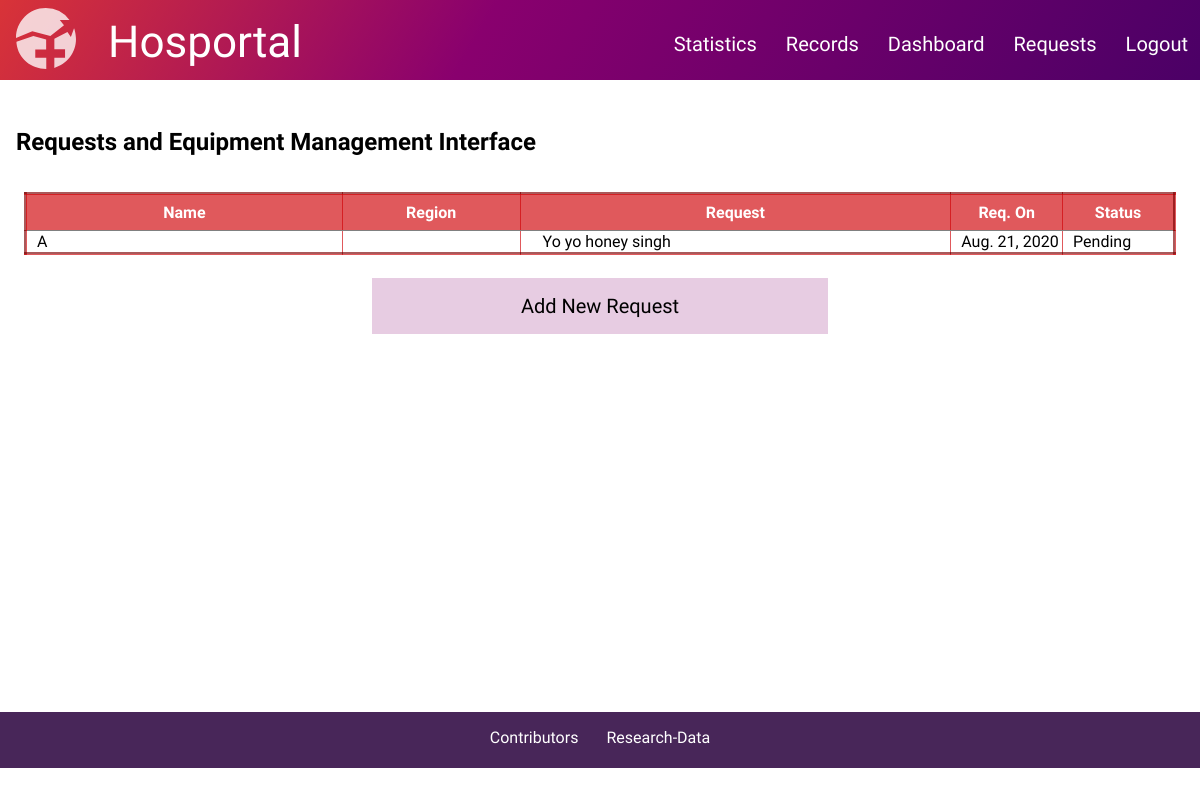
Screenshot of /requests/all/ (signed in) with the database file from the repository.
### central/models.py (models this page shows, shortened)
class Inventory_Mng(models.Model):
    uuid = models.UUIDField(default=uuid4)
    choice = [
        ("Pending","Pending"),
        ("Solved","Solved")
    ]
    sender = models.UUIDField()
    date = models.DateField()
    message = models.TextField(max_length=200)
    status = models.CharField(default="Pending", choices=choice, max_length=10)

class Hospital_Records(models.Model):
    id = models.UUIDField(primary_key=True, default=uuid4)
    name = models.CharField(max_length=20, default='None')
    address = models.TextField()
    email = models.EmailField(default='test@example.com')
    contact = models.CharField(default='0123456789', max_length=10, validators=[RegexValidator(r'^\d{1,10}$')])
    region = models.CharField(default='', max_length=20)
    country = models.CharField(default='India', max_length=20)
    bed_capacity = models.CharField(default='0,0,0', max_length=20)
    available = models.CharField(default='0,0,0', max_length=20)
    ctotal = models.IntegerField(default=0)
    crecovered = models.IntegerField(default=0)
    cfatalities = models.IntegerField(default=0)
    ventilator = models.PositiveIntegerField(default=10)
    ppe = models.PositiveIntegerField(default=0)
    blood = models.CharField(default='0,0,0,0,0,0,0,0', max_length=40)

### central/views.py (the view)
# urls.py: path('requests/all/', views.All_Requests.as_view(), name='all_req'),
class All_Requests(generic.ListView):
    model=Inventory_Mng
    template_name='all_requests.html'
    context_object_name = "object"

### central/templatetags/customfilter.py (called while the page is built)
@register.filter
def safe(value):
    return Hospital_Records.objects.get(id=value).name

@register.filter
def region(value):
    return Hospital_Records.objects.get(id=value).region

@register.filter
def safefont(value):
    return str(value)[:50]

### templates/all_requests.html (shortened to what this page needs)
{%extends 'base.html'%}
{%load customfilter%}
{%load static%}
{%block link%}
    <link rel="stylesheet" href="{%static 'style/h_details.css'%}?v=1.7">
{%endblock link%}
{%block content%}
    <div id="head_container">
        <h3 id = "r_head">
        Requests and Equipment Management Interface
        </h3>
    </div>
    <div id="table_container">
        {%if object%}
        <table id="issuetable"  border="1">
            <tr class="theader">
                <th style="width:26%;">
                    Name
                </th>
                <th style="width:14%;">
                    Region
                </th>
                <th style="width:36%;">
                    Request
                </th>
                <th>
                    Req. On
                </th>
                <th>
                    Status
                </th>
            </tr>
            {%for i in object%}
                    <tr>
                        <td>
                            {{i.sender|safe}}
                        </td>
                        <td>
                        </td>
                        <td>
                            <div id="view_link">
                                <a href="{%url 'req_detail' i.uuid %}">
                                    {{i.message|safefont}}
                                </a>
                            </div>
                        </td>
                        <td>
                            {{i.date}}
                        </td>
                        <td>
                            {{i.status}}
                        </td>
                    </tr>
            {%endfor%}
        </table>
    <div id="add_request">
        <a href="{%url 'add_req'%}"> <div class="btn">Add New Request </div></a>
    </div>
        {%else%}
            All Clear. Nothing to show
        {%endif%}
    </div>
{%endblock content%}

### static/style/basestyle.css (style rules this page uses)
body { margin: 0; font-size: 2vh; font-family: Overpass, Oxygen, sans-serif; min-height: 100vh; box-sizing: border-box; }
a { text-decoration: none; color: inherit; margin: 1vw; }

### static/style/h_details.css (style rules this page uses)
#basic, #dynamic, { padding-left: 2vh; }
#head_container { padding-left: 2vh; }
#r_head { font-size: 3vh; }
#add_request { text-align: center; align-content: center; padding-left: 30%; padding-right: 30%; }
.btn { background-color: rgba(137,0,110,0.2); border: none; padding: 16px 32px; font-size: 2.5vh; margin: 4px 2px; transition: 0.4s; }
#table_container { padding: 1vw; text-align: center; padding-left: 2%; padding-right: 2%; }
#issuetable { width: 100%; table-layout: fixed; word-break: break-word; border-radius: 10px; border-collapse: collapse; text-align: left; border: 3px outset rgba(207,0,6,0.65); }
tr { border-bottom: 1px solid grey; }
#issuetable tr.theader { background-color: rgba(207,0,6,0.65); color: white; }
#issuetable td { padding-left: 10px; }
th { padding: 1vh; text-align: center; }

### rows the page displays
Inventory_Mng: sender "A", message "Yo yo honey singh", date "Aug. 21, 2020", status "Pending"
